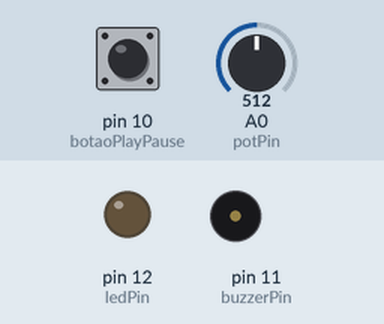
Simulated run of this sketch. Board: Arduino Uno, built with avr-gcc and run on an emulated ATmega328P. Parts: output pins drawn as LEDs (lit = HIGH), buzzer (waves = sounding). Dashed ring = blinking. The inputs (shaded band) are chosen by the test bench; at power-on: pin 10 (botaoPlayPause) HIGH, A0 (potPin) = 512.

Above: at 1.2 s.
1.3 s: pin 10 (botaoPlayPause) pulled LOW for 0.15 s
At 4.2 s:
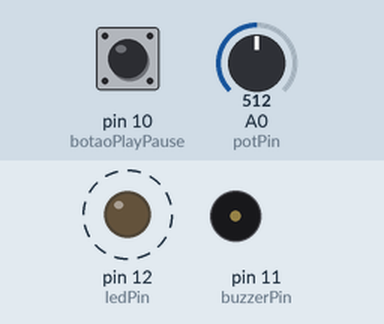
4.3 s: A0 (potPin) set to 122
At 6.0 s:
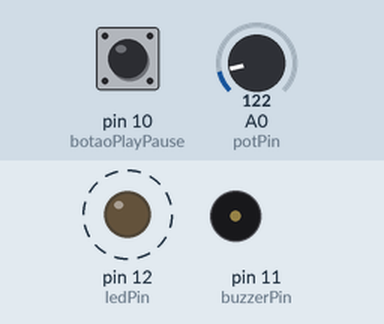
7.3 s: A0 (potPin) set to 511
At 8.4 s:
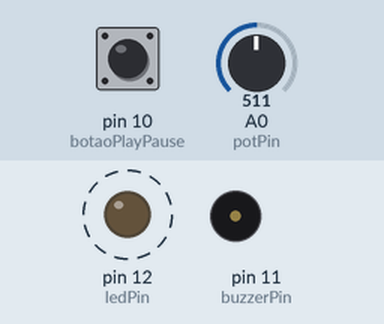
10.3 s: pin 10 (botaoPlayPause) pulled LOW for 1 s
At 11.0 s:
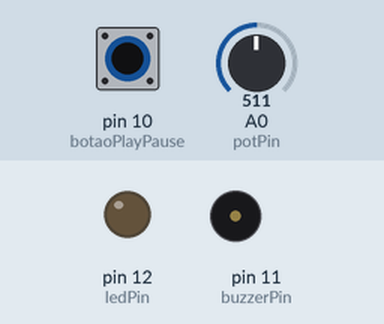
12.8 s: pin 10 (botaoPlayPause) pulled LOW for 3.2 s
At 13.7 s:
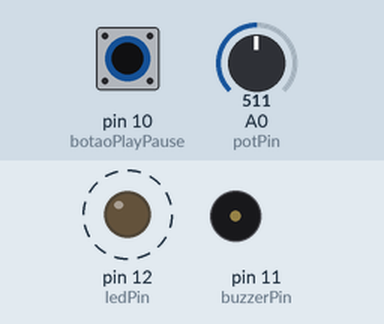
Timing chart, 0 to 18.5 s (numbered marks = the images above; inputs shaded):
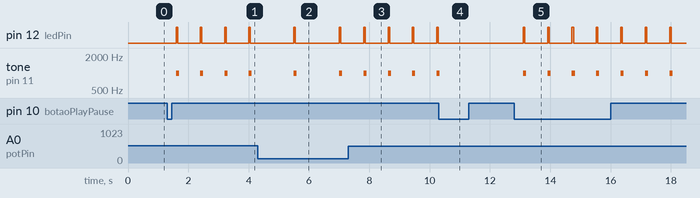

Measured:
- after the input at 1.3 s, pin 12 (ledPin): alternates HIGH for 0.05 s and LOW for 0.75 s, starting after 0.30 s; tone on pin 11 (buzzerPin): alternates 1000 Hz for 0.10 s and silent for 0.70 s, starting after 0.30 s
- after the input at 4.3 s, pin 12 (ledPin): alternates HIGH for 0.05 s and LOW for 1.5 s, starting after 1.2 s; tone on pin 11 (buzzerPin): alternates 1000 Hz for 0.10 s and silent for 1.4 s, starting after 1.2 s
- after the input at 7.3 s, pin 12 (ledPin): alternates HIGH for 0.05 s and LOW for 0.76 s, starting after 0.51 s; tone on pin 11 (buzzerPin): alternates 1000 Hz for 0.10 s and silent for 0.71 s, starting after 0.51 s
- after the input at 10.3 s, pin 12 (ledPin): stops changing and stays LOW; tone on pin 11 (buzzerPin): goes on until 10.3 s, then stays silent
- after the input at 12.8 s, pin 12 (ledPin): alternates HIGH for 0.05 s and LOW for 0.76 s, starting after 0.30 s; tone on pin 11 (buzzerPin): alternates 1000 Hz for 0.10 s and silent for 0.71 s, starting after 0.30 s

The sketch:

metronomo_analogico.ino
```cpp
// Definição de Pinos

const int buzzerPin = 11;       // buzzer passivo
const int botaoPlayPause = 10; // botão
const int potPin = A0;         // potenciômetro
const int ledPin = 12;         // LED + resistor

// Configurações do Metrônomo
int bpm = 60;
int bpmMaximo = 120;
int bpmMinimo = 30;
bool tocando = false;

unsigned long ultimaBatida = 0;
unsigned long intervalo = 60000 / 60;

// Controle do LED
bool ledAtivo = false;
unsigned long tempoLed = 0;
const unsigned long duracaoLed = 50;

// Atualização do Intervalo
void atualizarIntervalo() {
  intervalo = 60000 / bpm;
}

// Controle de Play e Pause
bool ultimoEstadoPlayPause = HIGH;

// ----- SETUP -----
void setup() {
  pinMode(buzzerPin, OUTPUT);
  pinMode(botaoPlayPause, INPUT_PULLUP);
  pinMode(potPin, INPUT);
  pinMode(ledPin, OUTPUT);

  digitalWrite(ledPin, LOW); // LED começa apagado
}

// ------ LOOP -----
void loop() {
  // Leitura do potenciômetro e mapeamento para BPM
  int leituraPot = analogRead(potPin);
  bpm = map(leituraPot, 0, 1023, bpmMinimo, bpmMaximo);
  atualizarIntervalo();

  // Botão PLAY / PAUSE
  bool estadoPlayPause = digitalRead(botaoPlayPause);
  if (estadoPlayPause == LOW && ultimoEstadoPlayPause == HIGH) {
    tocando = !tocando;
    delay(300); // debounce simples
  }
  ultimoEstadoPlayPause = estadoPlayPause;

  // Lógica do metrônomo
  unsigned long agora = millis();

  if (tocando) {
    if (agora - ultimaBatida >= intervalo) {
      ultimaBatida = agora;

      tone(buzzerPin, 1000, 100); // bip de 100 ms

      // LED pisca na batida
      digitalWrite(ledPin, HIGH);
      ledAtivo = true;
      tempoLed = agora;
    }
  }

  // Desliga o LED após o pulso
  if (ledAtivo && (agora - tempoLed >= duracaoLed)) {
    digitalWrite(ledPin, LOW);
    ledAtivo = false;
  }
}
```
